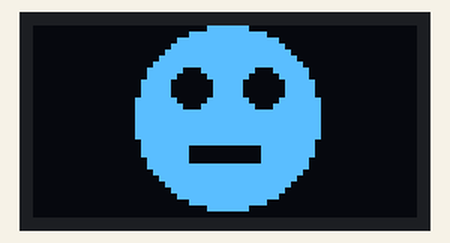
A program run on a simulated Raspberry Pi Pico running MicroPython. On the bench: 64×32 one-colour display. At 0.0 s the program stops and its outputs stay as they are.

Above: at 0.1 s.

The program:

Ex03-Emoji.py
```python
from machine import Pin, I2C
from ssd1306 import SSD1306_I2C

i2c = I2C(1, sda=Pin('GP26'), scl=Pin('GP27'))  # Set up I2C interface
display = SSD1306_I2C(64, 32, i2c)              # Create a driver object for 64x32 display

display.ellipse(32, 15, 15, 15, 1, True)   # Filled yellow circle
display.rect(26, 20, 12, 3, 0, True)       # Filled black rectangle
display.ellipse(26, 10, 3, 3, 0, True)     # Filled black circle
display.ellipse(38, 10, 3, 3, 0, True)     # Filled black circle

display.show()
```
